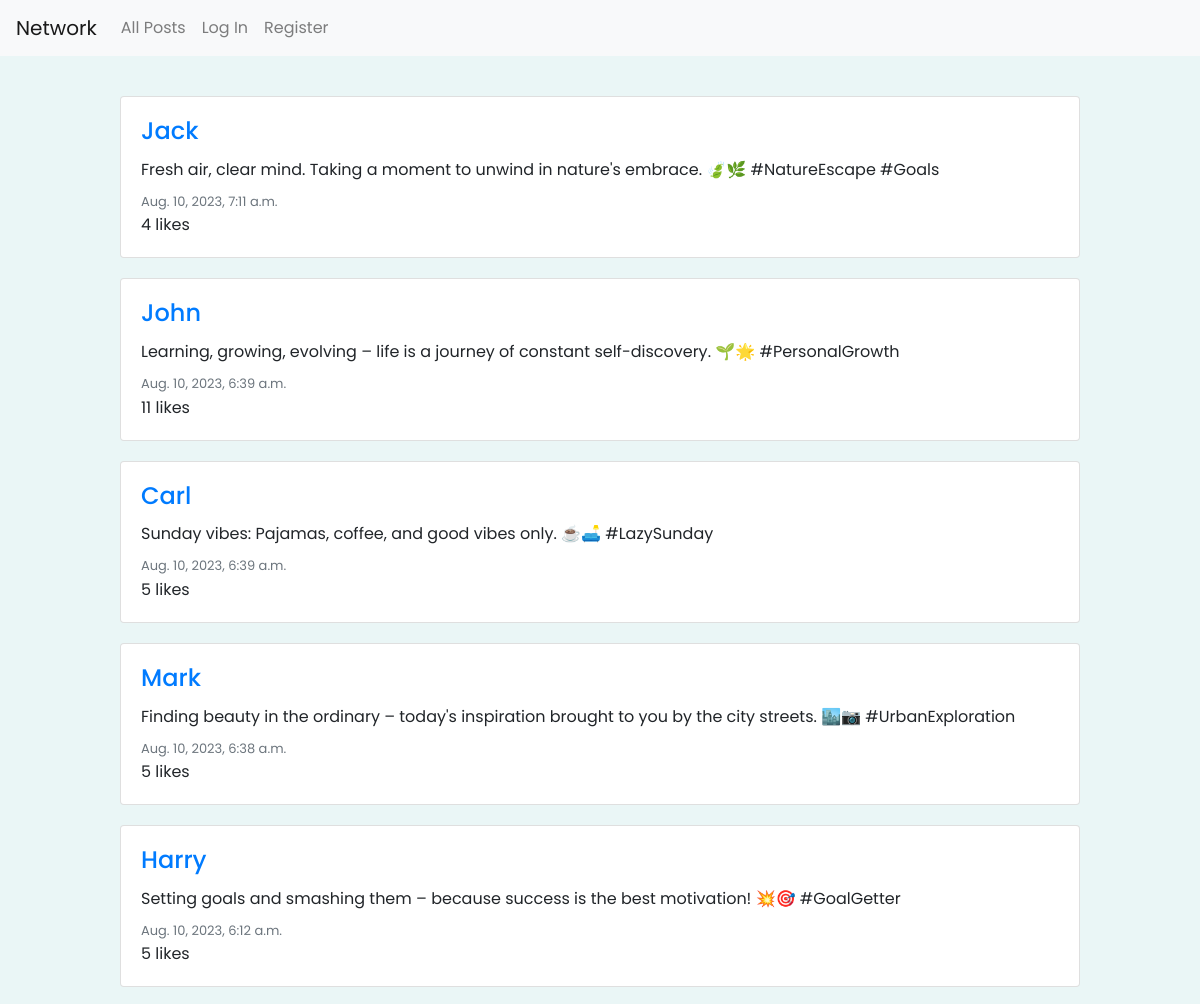
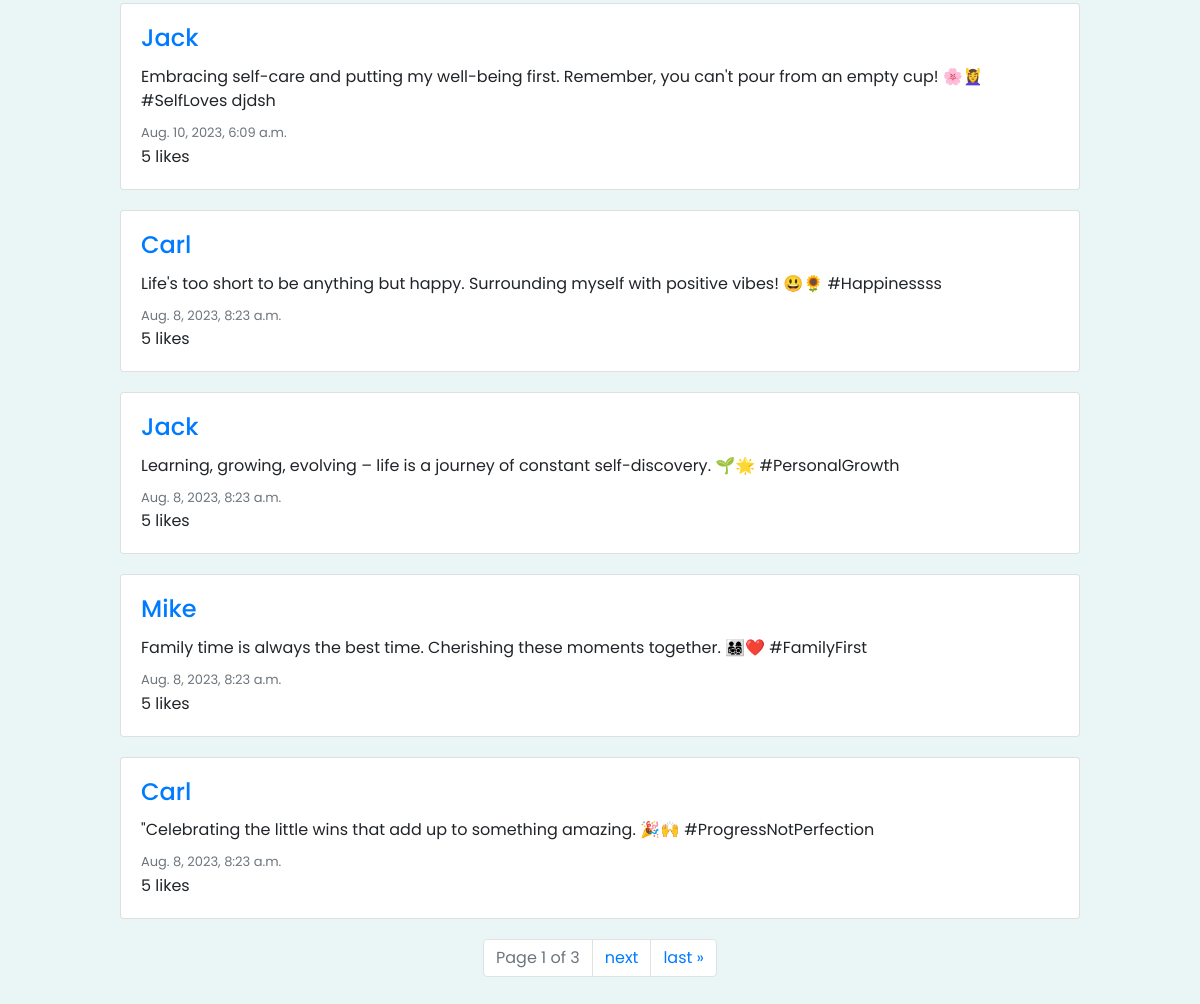
The page / on the database its author committed (2 pictures, top to bottom).
### network/models.py (models this page shows, shortened)
class Post(models.Model):
    author = models.ForeignKey(User, on_delete=models.CASCADE,related_name="user")
    content = models.CharField(max_length=1000)
    timestamp = models.DateTimeField(auto_now_add=True)

class User(AbstractUser):
    pass

### network/views.py (the view)
# urls.py: path("", views.index, name="index"),
def index(request):
    posts = Post.objects.annotate(like_count=Count('post_like')).order_by('-timestamp')
    paginator = Paginator(posts, 10)
    page_number = request.GET.get('page')
    page_obj = paginator.get_page(page_number)
    all_likes = Like.objects.all()
    liked_posts = []
    try:
        for like in all_likes:
            if like.user.id == request.user.id:
                liked_posts.append(like.post.id)
    except:
        liked_posts = []
    return render(request, "network/index.html", {
        'page_obj': page_obj,
        'liked_posts': liked_posts,
    })

### network/templates/network/index.html (shortened to what this page needs)
{% extends "network/layout.html" %}
{% block body %}
  {% for post in page_obj %}
    <div style="margin: 20px 100px 20px 100px;" class="card w-10">
        <div class="card-body">
          <a href="{% url 'view_profile' post.author_id %}"><h4 class="card-title">{{ post.author }}</h4></a>
          <p class="card-text">{{ post.content }}</p>
          <p style="font-size: 13px;" class="card-subtitle mb-2 text-muted">{{ post.timestamp }}</p>
          <p id="like-count-{{ post.id }}" class="card-subtitle">{{ post.like_count }} likes</p>
        </div>
      </div>
    {% endfor %}
    <div class="pagination justify-content-center">
      <ul class="pagination">
          <li class="page-item disabled">
              <span class="page-link">Page {{ page_obj.number }} of {{ page_obj.paginator.num_pages }}</span>
          </li>
          {% if page_obj.has_next %}
              <li class="page-item"><a class="page-link" href="?page={{ page_obj.next_page_number }}">next</a></li>
              <li class="page-item"><a class="page-link" href="?page={{ page_obj.paginator.num_pages }}">last &raquo;</a></li>
          {% endif %}
      </ul>
    </div>
{% endblock %}

### network/templates/network/layout.html (shortened to what this page needs)
{% load static %}
<!DOCTYPE html>
<html lang="en">
    <head>
        <link rel="stylesheet" href="https://stackpath.bootstrapcdn.com/bootstrap/4.4.1/css/bootstrap.min.css">
        <link href="{% static 'network/styles.css' %}" rel="stylesheet">
        <link rel="stylesheet" href="https://cdnjs.cloudflare.com/ajax/libs/font-awesome/4.7.0/css/font-awesome.min.css">
    </head>
    <body>
        <nav class="navbar navbar-expand-lg navbar-light bg-light">
            <a class="navbar-brand" href="#">Network</a>
            <div>
              <ul class="navbar-nav mr-auto">
                <li class="nav-item">
                  <a class="nav-link" href="{% url 'index' %}">All Posts</a>
                </li>
                {% if user.is_authenticated %}
                    <li class="nav-item">
                        <a class="nav-link" href="{% url 'following' user.id %}">Following</a>
                    </li>
                    <li class="nav-item">
                        <a class="nav-link" href="{% url 'logout' %}">Log Out</a>
                    </li>
                {% else %}
                    <li class="nav-item">
                        <a class="nav-link" href="{% url 'login' %}">Log In</a>
                    </li>
                    <li class="nav-item">
                        <a class="nav-link" href="{% url 'register' %}">Register</a>
                    </li>
                {% endif %}
              </ul>
            </div>
          </nav>
        <div class="body">
            {% block body %}
            {% endblock %}
        </div>
    </body>
</html>

### network/templates/network/layout.html (style rules this page uses)
body { font-family: 'Poppins', sans-serif; background-color: #eaf6f6; }
.body { padding: 20px; }

### rows shown on the page
Post: author "Jack", content "Fresh air, clear mind. Taking a moment to unwind in nature's embrace. 🍃🌿 #NatureEscape #Goals", timestamp "Aug. 10, 2023, 7:11 a.m.", like_count "4"
Post: author "John", content "Learning, growing, evolving – life is a journey of constant self-discovery. 🌱🌟 #PersonalGrowth", timestamp "Aug. 10, 2023, 6:39 a.m.", like_count "11"
Post: author "Carl", content "Sunday vibes: Pajamas, coffee, and good vibes only. ☕🛋️ #LazySunday", timestamp "Aug. 10, 2023, 6:39 a.m.", like_count "5"
Post: author "Mark", content "Finding beauty in the ordinary – today's inspiration brought to you by the city streets. 🏙️📷 #UrbanExploration", timestamp "Aug. 10, 2023, 6:38 a.m.", like_count "5"
Post: author "Harry", content "Setting goals and smashing them – because success is the best motivation! 💥🎯 #GoalGetter", timestamp "Aug. 10, 2023, 6:12 a.m.", like_count "5"
Post: author "Jack", content "Embracing self-care and putting my well-being first. Remember, you can't pour from an empty cup! 🌸💆‍♀️ #SelfLoves djdsh", timestamp "Aug. 10, 2023, 6:09 a.m.", like_count "5"
Post: author "Carl", content "Life's too short to be anything but happy. Surrounding myself with positive vibes! 😃🌻 #Happinessss", timestamp "Aug. 8, 2023, 8:23 a.m.", like_count "5"
Post: author "Jack", content "Learning, growing, evolving – life is a journey of constant self-discovery. 🌱🌟 #PersonalGrowth", timestamp "Aug. 8, 2023, 8:23 a.m.", like_count "5"
Post: author "Mike", content "Family time is always the best time. Cherishing these moments together. 👨‍👩‍👧‍👦❤️ #FamilyFirst", timestamp "Aug. 8, 2023, 8:23 a.m.", like_count "5"
Post: author "Carl", content "\"Celebrating the little wins that add up to something amazing. 🎉🙌 #ProgressNotPerfection", timestamp "Aug. 8, 2023, 8:23 a.m.", like_count "5"

### other values the page prints
{{ page_obj.number }} "1"
{{ page_obj.paginator.num_pages }} "3"
